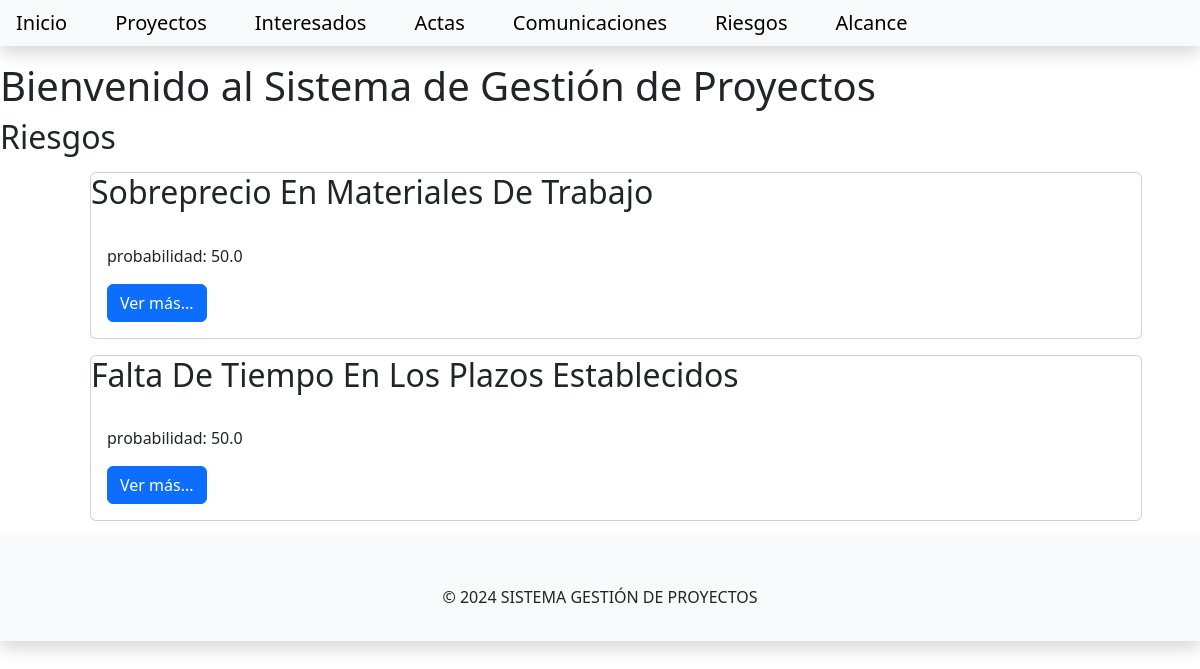
Page /gestionproyectos/riesgo on the committed database.
### gestionproyecto/models.py (models this page shows, shortened)
class Riesgo(models.Model):
    descripcion = models.TextField()
    probabilidad = models.FloatField()
    impacto = models.FloatField()
    estrategia_mitigacion = models.TextField()
    slug = models.SlugField(unique=True, max_length=200, blank=True)

### gestionproyecto/views.py (the view)
# urls.py: path('riesgo', views.RiesgosList.as_view(), name='riesgo_list'),
class RiesgosList(generic.ListView):
    queryset = Riesgo.objects.all().order_by('proyecto')
    template_name = 'gestionproyectos/riesgolist.html'
    context_object_name = 'riesgo_list'

### templates/gestionproyectos/riesgolist.html
{% extends 'gestionproyectos/base.html' %}
{% block content %}
    <h1>Bienvenido al Sistema de Gestión de Proyectos</h1>
    <h2> Riesgos </h2>
    <div class="container">
         <ul>
        {% for riesgo in riesgo_list %}
        <div class="card m-3">
            <div class="card-title">
                <h2>{{ riesgo.descripcion | title}}</h2>
            </div>
            <div class="card-body">
                <p>
                    probabilidad: {{ riesgo.probabilidad }}
                </p>
                <a class="btn btn-primary" href="{% url 'riesgo_view' riesgo.slug %}">Ver más...</a>
            </div>
        </div>
        {% endfor %}
        </ul>
    </div>
{% endblock content %}

### rows in the picture
Riesgo: descripcion "Sobreprecio En Materiales De Trabajo", probabilidad "50.0"
Riesgo: descripcion "Falta De Tiempo En Los Plazos Establecidos", probabilidad "50.0"
